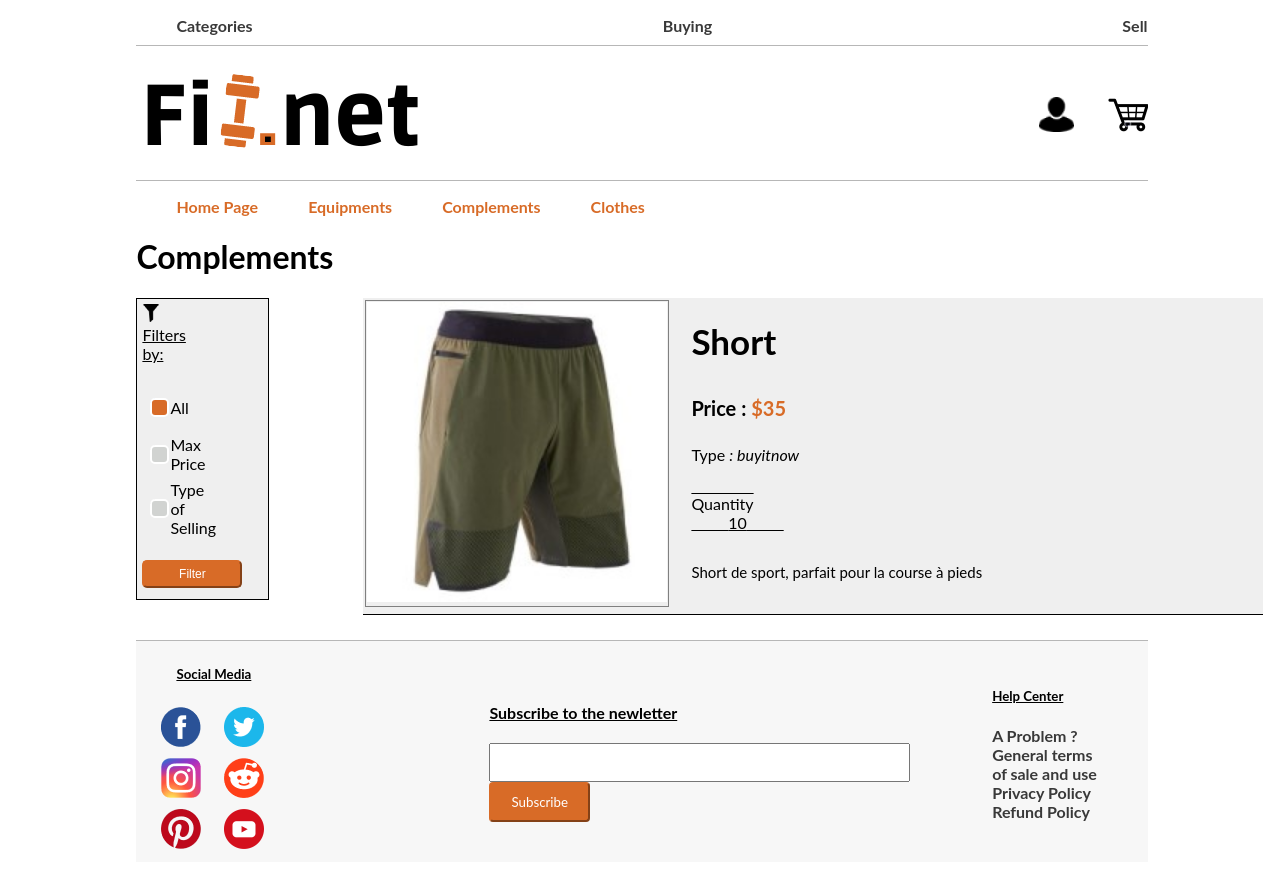
The page /PHP/clothes.php on the database as committed earlier.
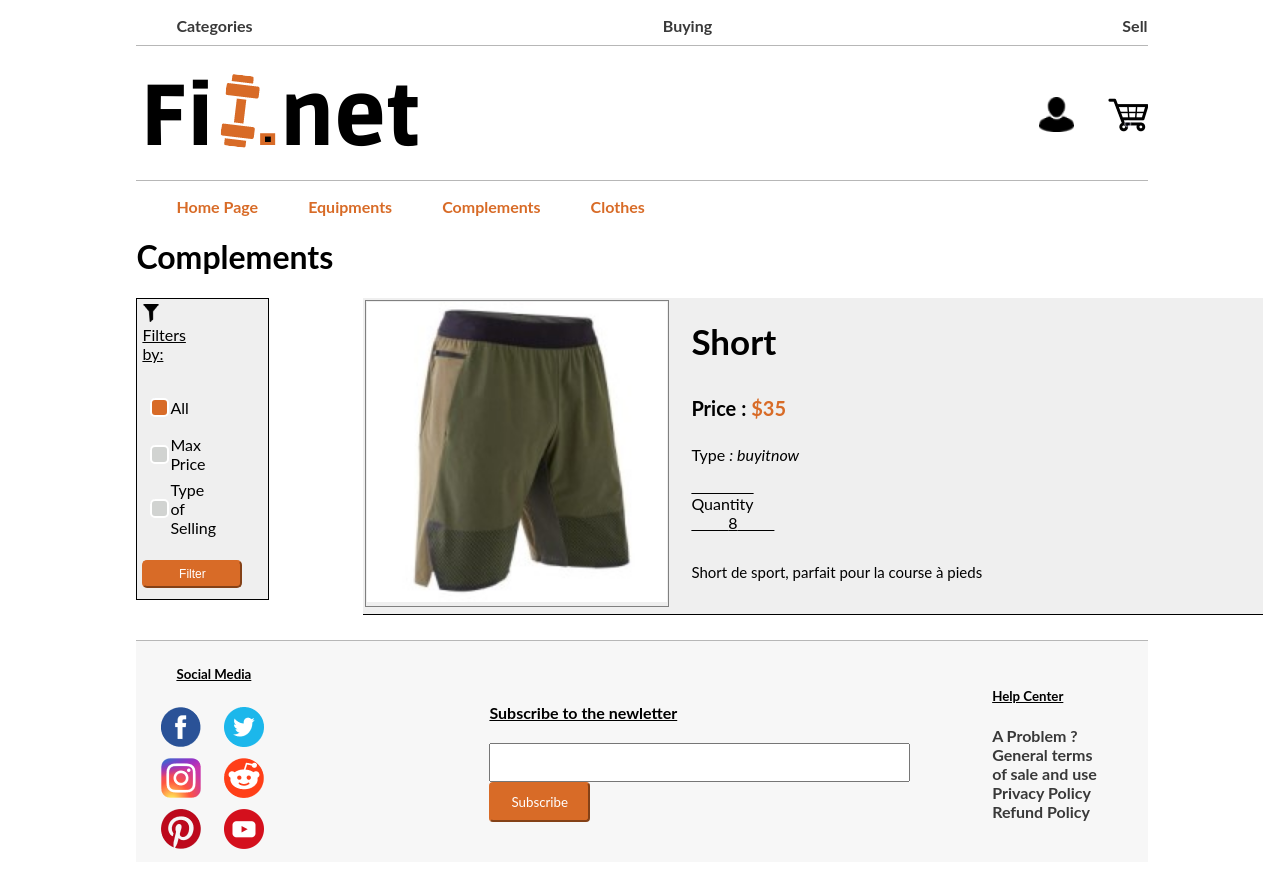
The same page on the database as committed later.
### tables this page shows
CREATE TABLE IF NOT EXISTS `items` (
  `id` int(11) NOT NULL AUTO_INCREMENT,
  `name` text NOT NULL,
  `description` text NOT NULL,
  `price` int(11) NOT NULL,
  `category` text NOT NULL,
  `photo1` text NOT NULL,
  `photo2` text NOT NULL,
  `photo3` text NOT NULL,
  `video` text NOT NULL,
  `quantity` int(11) NOT NULL,
  `type_of_selling` text NOT NULL,
  `id_seller` int(11) NOT NULL,
  PRIMARY KEY (`id`)
);

### PHP/clothes.php (the view, shortened to what this page needs)
<!DOCTYPE html>
<html lang="en">
<head>
    <link rel="stylesheet" type="text/css" href="../CSS/categorie.css">
</head>
<body>
    <?php include 'header.php'?>
    <?php
        $mysqli = new mysqli('127.0.0.1','root', '', 'fitnet', NULL) or die("Connect failed");
        $allProducts = array();
        $result = $mysqli->query("SELECT * FROM `items` WHERE `category`='clothe'");
        if($result->num_rows > 0){
            while($row = $result->fetch_assoc()) {
                if($row["type_of_selling"] == "auction"){
                    $iditemauction = $row["id"];
                    $checkstatus = $mysqli->query("SELECT `status` FROM `auction` WHERE `id_item`='$iditemauction' ");
                    if($checkstatus->num_rows > 0){
                        while($row2 = $checkstatus->fetch_assoc()){
                            if($row2["status"] == "inprogress"){
                                $product=array($row["id"],$row["name"],$row["photo1"],$row["price"],$row["description"],$row["quantity"],$row["type_of_selling"]);
                                $allProducts[]=$product;
                            }
                        }
                    }
                }else{
                    $product=array($row["id"],$row["name"],$row["photo1"],$row["price"],$row["description"],$row["quantity"],$row["type_of_selling"]);
                    $allProducts[]=$product;
                }
            }
        }
        $nbProducts = count($allProducts);
        $maxprice = 999999;
        $onlytype = "all";
    ?>
    <h1>Complements</h1>
       <div class="filter_item_categories_bloc">
          <div class="filter_form_block">
             <form class="filter_form" name="form" method="post" oninput="selectprice.value=parseInt(max_price_value.value)">
                   <div class="title_filter">
                       <img src="../Images/logo_filtre.png" width="18" height="auto">
                       <label for="radio_button_filter"><u>Filters by: </u></label>
                   </div>
                   <table>
                       <tr class="filter_table_row_line">
                           <td>
                               <input class="radio_button_filter" type="radio" name="filter" value="All" onclick="cacher()" <?php if (isset($_POST["filter"])) { if ($_POST["filter"] != "Name" && $_POST["filter"] != "Max Price") { echo "checked"; } } else echo "checked"; ?> >
                           </td>
                           <td>
                               <label class="label_filter">All</label>
                           </td>
                       </tr>
                       <tr class="filter_table_row_line">
                           <td><input class="radio_button_filter" type="radio" name="filter" value="Max Price" onclick="afficherPrice()" <?php if (isset($_POST["filter"])) { if ($_POST["filter"] == "Max Price") { echo "checked"; } } ?>></td>
                           <td><label class="label_filter" for="max_price_value">Max Price</label>
                           </td>
                       </tr>
                       <tr class="filter_table_row_line">
                           <td><input class="radio_button_filter" type="radio" name="filter" value="Name" onclick="afficherType()" <?php if (isset($_POST["filter"])) { if ($_POST["filter"] == "Name") { echo "checked"; } } ?>></td>
                           <td><label class="label_filter" for="type_of_selling">Type of Selling</label>
                           </td>
                       </tr>
                   </table>
                   <div class="filter_select_button_block">
                            <input type="submit" name="confirmfilter" value="Filter" class="filter_select_button">
                   </div>
               </form>
           </div>
           <div  class="item_table_block">
             <?php
                 if($nbProducts > 0){
                     for ($row = 0; $row < $nbProducts ; $row++) {
                        if($allProducts[$row][5]>0 && $allProducts[$row][3]<=$maxprice){
                            if($onlytype == $allProducts[$row][6] || $onlytype == "all"){
                                $photo = "../itemImages/".$allProducts[$row][2];
                                $linkproduct = "productPage.php?idproduct=".$allProducts[$row][0];
                                echo "<table class='table_of_items' border=1>";
                                echo "<tr>";
                                echo "<td rowspan=5 id='picture_item'><a  class='link_for_article' href='$linkproduct'><img src=$photo width=300 height=300></a></td>";
                                echo "<td  class='raw_table_items_list'  id='title_item'>".$allProducts[$row][1]."</td></tr>";
                                echo "<tr><td  class='raw_table_items_list'  id='prix_item'><b>Price : </b><span id='nuber_price_item'>$".$allProducts[$row][3]."</span></td></tr>";
                                echo "<tr><td  class='raw_table_items_list' id='type_item'>Type <em>: ".$allProducts[$row][6]."</em></td></tr>";
                                echo "<tr><td  class='raw_table_items_list'  id='quantity_item'><span style='text-decoration:overline;'>Quantity</span>  <br><span style='text-decoration:underline;'>&nbsp;&nbsp;&nbsp;&nbsp;&nbsp;&nbsp;&nbsp&nbsp&nbsp".$allProducts[$row][5]."&nbsp;&nbsp;&nbsp;&nbsp;&nbsp;&nbsp;&nbsp&nbsp&nbsp</span></td></tr>";
                                echo "<tr><td  class='raw_table_items_list' id='description_item'>".$allProducts[$row][4]."</td></tr>";
                                echo "</table>";
                            }
                        }
                     }
                 }
             ?>
            </div>
        </div>
        <?php include 'footer.php'?>
    </body>
</html>

### PHP/header.php (shortened to what this page needs)
<!DOCTYPE html>
<html>
<head>
	<link rel="stylesheet" type="text/css" href="../CSS/header.css">
</head>
<body>
	<?php
		if(isset($_SESSION['photo'])){
			$photo = "../profilepictures/".$_SESSION['photo'];
		}else{
			$photo = "../Images/account_icon.png";
		}
		$linkSell = "";
		$linkCart = "";
		if(isset($_SESSION['status'])){
			if($_SESSION['status']=="seller"){
				$linkProfile = "sellerProfile.php";
				$linkSell = "addItem.php";
			}
			if($_SESSION['status']=="buyer"){
				$linkProfile = "buyerProfile.php";
				$linkCart = "shoppingCart.php";
			}
			if($_SESSION['status']=="administrator")
				$linkProfile = "adminProfile.php";
		}else{
			$linkProfile = "login.php";
			$linkSell = "login.php";
		}
		$curPageName = substr($_SERVER["SCRIPT_NAME"],strrpos($_SERVER["SCRIPT_NAME"],"/")+1);
    ?>
    <header>
    	<ul id="selectionMode">
    		<a href="../PHP/index.php" class="selectionType1"><li>Categories</li></a>
    		<a href="" class="selectionType1"><li>Buying</li></a>
    		<a href="<?= $linkSell?>" class="selectionType1"><li>Sell</li></a>
    	</ul>
    	<div id="logoHeader">
    		<a href="../PHP/index.php"><img src="../Images/Fit.net.png" alt="logo"></a>
    		<div>
    			<a href="<?= $linkProfile?>" class="customerIcons"><img src="<?= $photo ?>" alt="account" width=35 height=35></a>
    			<a href="<?= $linkCart?>" class="customerIcons"><img src="../Images/cart_icon.png" alt="cart"></a>
    		</div>
    	</div>
		<div>
		<?php
			if($curPageName != "payment.php" && $curPageName != "shoppingCart.php" && $curPageName != "adminProfile.php" && $curPageName != "buyerProfile.php" && $curPageName != "sellerProfile.php" && $curPageName != "editAdmin.php" && $curPageName != "editSeller.php" && $curPageName != "editBuyer.php" && $curPageName != "addItem.php" && $curPageName != "privacy_policy.php" && $curPageName != "refund_policy.php"){
		?>
    		<ul id="categoryMode">
    		    <a href="../PHP/index.php" class="selectionType2"><li>Home Page</li></a>
    		    <a href="../PHP/equipment.php" class="selectionType2"><li>Equipments</li></a>
    		    <a href="../PHP/complements.php" class="selectionType2"><li>Complements</li></a>
    		    <a href="../PHP/clothes.php" class="selectionType2"><li>Clothes</li></a>
    		</ul>
		<?php
			}
		?>
    	</div>
    </header>
</body>
</html>

### PHP/footer.php (shortened to what this page needs)
<!DOCTYPE html>
<html>
<head>
	<link rel="stylesheet" type="text/css" href="../CSS/footer.css">
</head>
<body>
<footer class="footer">
    	<table class="footer_table">
    		<tbody>
    			<tr>
    				<td class="first_footerpart">
    					<h5 class="title_footer1">Social Media</h5>
    					<table>
    						<tr>
    							<td class="different_socialMedia">
    								<a href="https://www.facebook.com/" target="_blank"><img src="../Images/fb_logo.png"></td></a>
    							</td>
    							<td class="different_socialMedia">
    								<a href="https://twitter.com/" target="_blank"><img src="../Images/twitter_logo.png"></a>
    							</td>
    						</tr>
    						<tr>
    							<td class="different_socialMedia">
    								<a href="https://www.instagram.com/" target="_blank"><img src="../Images/insta_logo.png"></a>
    							</td>
    							<td class="different_socialMedia">
    								<a href="https://www.reddit.com/" target="_blank"><img src="../Images/reddit_logo.png"></a>
    							</td>
    						</tr>
    						<tr>
    							<td class="different_socialMedia">
    								<a href="https://www.pinterest.fr/" target="_blank"><img src="../Images/pinterest_logo.png"></a>
    							</td>
    							<td class="different_socialMedia">
    								<a href="https://www.youtube.com/" target="_blank"><img src="../Images/youtube_logo.png"></a>
    							</td>
    						</tr>
    					</table>
    				<td class="second_footerpart">
    					<h4 class="title_footer2">Subscribe to the newletter</h4>
                        <form method="post">
                            <input type="email" name="email_marketing" id="textLabel_email_marketing" size="50">
							<input  id="button_email_marketing" type="submit" name="newsletter" value="Subscribe">
                        </form>
    				</td>
    				<td class="third_footerpart">
    					<h5 class="title_footer3" >Help Center</h5>
                        <ul id="help_center">
                          <a href="../PHP/contact_us.php" class="selectionType1"> <li>A Problem ?</li></a>
                          <a href="../PHP/general_terms_of_sale_and_use.php" class="selectionType1"> <li>General terms of sale and use</li></a>
                          <a href="../PHP/privacy_policy.php" class="selectionType1"><li></li>Privacy Policy</a>
                          <a href="../PHP/refund_policy.php" class="selectionType1"><li></li>Refund Policy</a>
                        </ul>
    				</td>
    </footer>
</body>
</html>

### CSS/categorie.css (style rules this page uses)
.title_filter { padding-bottom: 20px; }
.label_filter { display: flex; justify-content: flex-start; }
.filter_form { background-color: #EFEFEF; max-width: 100px; height: 290px; padding: 5px 100px 5px 5px; border : 1px black solid; width: 12.5%; }
.filter_form_block { padding-right: 20px; padding-bottom: 40px; position: sticky; }
.filter_table_row_line { height: 45px; }
.radio_button_filter:after { width: 15px; height: 15px; border-radius: 5px; position: relative; background-color: #d1d3d1; content: ''; display: inline-block; visibility: visible; border: 2px solid white; }
.radio_button_filter:checked:after { width: 15px; height: 15px; border-radius: 5px; position: relative; background-color: #D86B27; content: ''; display: inline-block; visibility: visible; border: 2px solid white; }
.filter_select_button { font-size: 12px; background-color: #D86B27; border-radius: 5px; padding: 5px; color: white; border-color: #D86B27; margin: 0 auto; width: 100px; }
.filter_select_button_block { padding-top: 20px; }
.filter_item_categories_bloc { display: flex; }
.item_table_block { padding-bottom: 20px; }

### CSS/header.css (style rules this page uses)
body { font-family: lato; padding-right: 10%; padding-left: 10%; }
#selectionMode { display : flex; justify-content: space-between; list-style-type: none; align-items: center; padding-bottom: 10px; border-bottom: 1px #B7B7B7 solid; }
#logoHeader { display : flex; justify-content: space-between; align-items: center; padding-bottom: 15px; border-bottom: 1px #B7B7B7 solid; }
.customerIcons { padding-left: 30px; }
#categoryMode { display : flex; list-style-type: none; align-items: center; }
.selectionType1, .selectionType2, .selectionType3 { color: #393939; text-decoration: none; font-weight: bold; }
.selectionType2 { color: #D86B27; padding-right: 50px; }

### CSS/footer.css (style rules this page uses)
.footer { border-top: 1px #B7B7B7 solid; display: flex; justify-content: space-around; background-color: #F7F7F7; }
.first_footerpart { padding-left: 20px; }
.third_footerpart { padding-right : 40px; }
.title_footer1 ,.title_footer2, .title_footer3 { text-decoration : underline; font-weight: bold; }
.title_footer1 { padding-left: 18px; }
.title_footer3 { padding-left: 40px; }
.footer_table { width: 100%; }
.second_footerpart { padding-left: 200px; }
.different_socialMedia { padding-right: 20px; padding-bottom: 5px; }
#textLabel_email_marketing { padding: 10px 0px 10px 0px; }
#button_email_marketing { padding: 10px 20px 10px 20px; font-family: lato; text-align: center; border-radius: 4px; color : white; border-color: #D86B27; background-color: #D86B27; }
#help_center { list-style-type: none; }

### CSS/equipmentsCSS.php (style rules this page uses)
.table_of_items { padding-bottom : 5px; background-color : #EFEFEF; margin: 0 auto; width: 900px; border : none; border-bottom : 1px solid black; }
.raw_table_items_list { padding-left : 20px; border: none; overflow: hidden; width: 100%; }
#picture_item { border : 1px grey solid; }
#title_item { height : 10%; color : #0F00F; font-weight : bolder; font-size : 35px; }
#prix_item { font-size : 20px; height :10%; }
#nuber_price_item { color : #D86B27; font-weight : bold; }
#quantity_item { height : 20%; }
#type_item { height : 7%; }
#description_item { padding-top : 10px; font-size : 15px; display : flex; align-items : flex-start; }
.link_for_article { text-decoration : none; color : black; }

Rows that differ between the two databases and show on the page:
changed items "Short": quantity "10" → "8"
